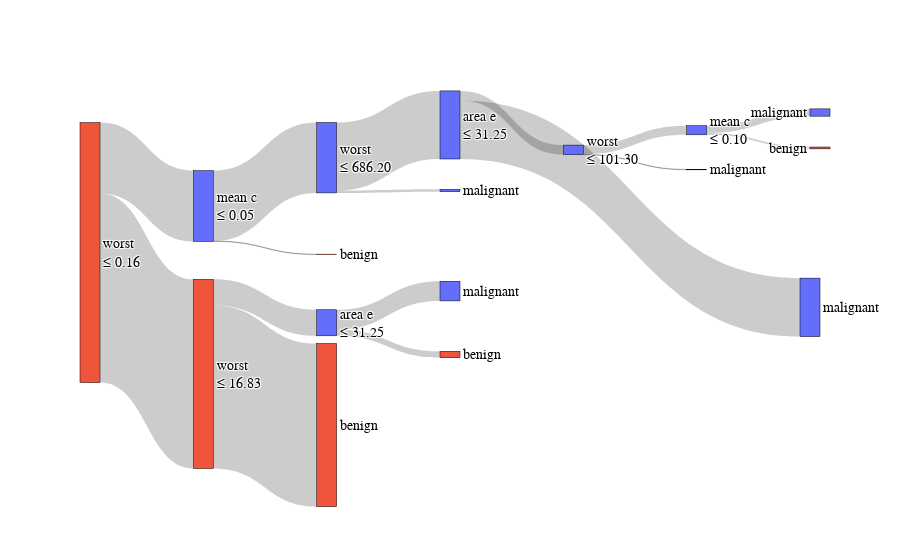

The cell this chart's notebook holds for it:
### Markdown cell above
# Visualization

### Code cell
pruned_fbt = cancer_fbt_viz.prune(10)
fbt_sankey = SankeyTreePlot(pruned_fbt)

fbt_sankey.show()

### Figure 1 — Plotly figure (JSON) as saved in the notebook; plotly's stock layout.template omitted (floating-point values rounded to 4 significant figures)
{"data": [{"link": {"hovertemplate": "<b style \"font-size:14px;\">n_train:</b> %{value}<extra></extra>", "label": ["414", "357", "57", "14", "43", "155", "1", "154", "5", "149", "21", "1", "20", "4", "16", "128"], "source": [0, 1, 1, 3, 3, 0, 6, 6, 8, 8, 10, 11, 11, 13, 13, 10], "target": [1, 2, 3, 4, 5, 6, 7, 8, 9, 10, 11, 12, 13, 14, 15, 16], "value": [414, 357, 57, 14, 43, 155, 1, 154, 5, 149, 21, 1, 20, 4, 16, 128]}, "node": {"color": ["#EF553B", "#EF553B", "#EF553B", "#636EFA", "#EF553B", "#636EFA", "#636EFA", "#EF553B", "#636EFA", "#636EFA", "#636EFA", "#636EFA", "#636EFA", "#636EFA", "#EF553B", "#636EFA", "#636EFA"], "customdata": [["worst concave points<br>≤ 0.16", "[0.36 0.64]"], ["worst radius<br>≤ 16.83", "[0.18 0.82]"], ["", "[0.1 0.9]"], ["area error<br>≤ 31.25", "[0.65 0.35]"], ["", "[0.14 0.86]"], ["", "[0.81 0.19]"], ["mean concave points<br>≤ 0.05", "[0.85 0.15]"], ["", "[0.15 0.85]"], ["worst area<br>≤ 686.20", "[0.86 0.14]"], ["", "[0.82 0.18]"], ["area error<br>≤ 31.25", "[0.86 0.14]"], ["worst perimeter<br>≤ 101.30", "[0.65 0.35]"], ["", "[0.86 0.14]"], ["mean concavity<br>≤ 0.10", "[0.64 0.36]"], ["", "[0.24 0.76]"], ["", "[0.74 0.26]"], ["", "[0.9 0.1]"]], "hovertemplate": "<b style=\"font-size:14px;\">%{customdata[0]}</b><br><b style=\"font-size:14px;\">n_train:</b> %{value}<br><b style=\"font-size:14px;\">Value:</b> %{customdata[1]}<extra></extra>", "label": ["worst <br>≤ 0.16", "worst <br>≤ 16.83", "benign", "area e<br>≤ 31.25", "benign", "malignant", "mean c<br>≤ 0.05", "benign", "worst <br>≤ 686.20", "malignant", "area e<br>≤ 31.25", "worst <br>≤ 101.30", "malignant", "mean c<br>≤ 0.10", "benign", "malignant", "malignant"], "line": {"color": "black", "width": 0.5}, "pad": 15, "thickness": 20, "x": [0, 0.1667, 0.3333, 0.3333, 0.5, 0.5, 0.1667, 0.3333, 0.3333, 0.5, 0.5, 0.6667, 0.8333, 0.8333, 1, 1, 0.6667], "y": [0.5, 0.7209, 0.8555, 0.5863, 0.6697, 0.5028, 0.2791, 0.4063, 0.1519, 0.2381, 0.06565, 0.1313, 0.183, 0.07956, 0.1262, 0.03296, 0]}, "type": "sankey"}], "layout": {"font": {"color": "black", "family": "Courier New", "size": 14}}}
